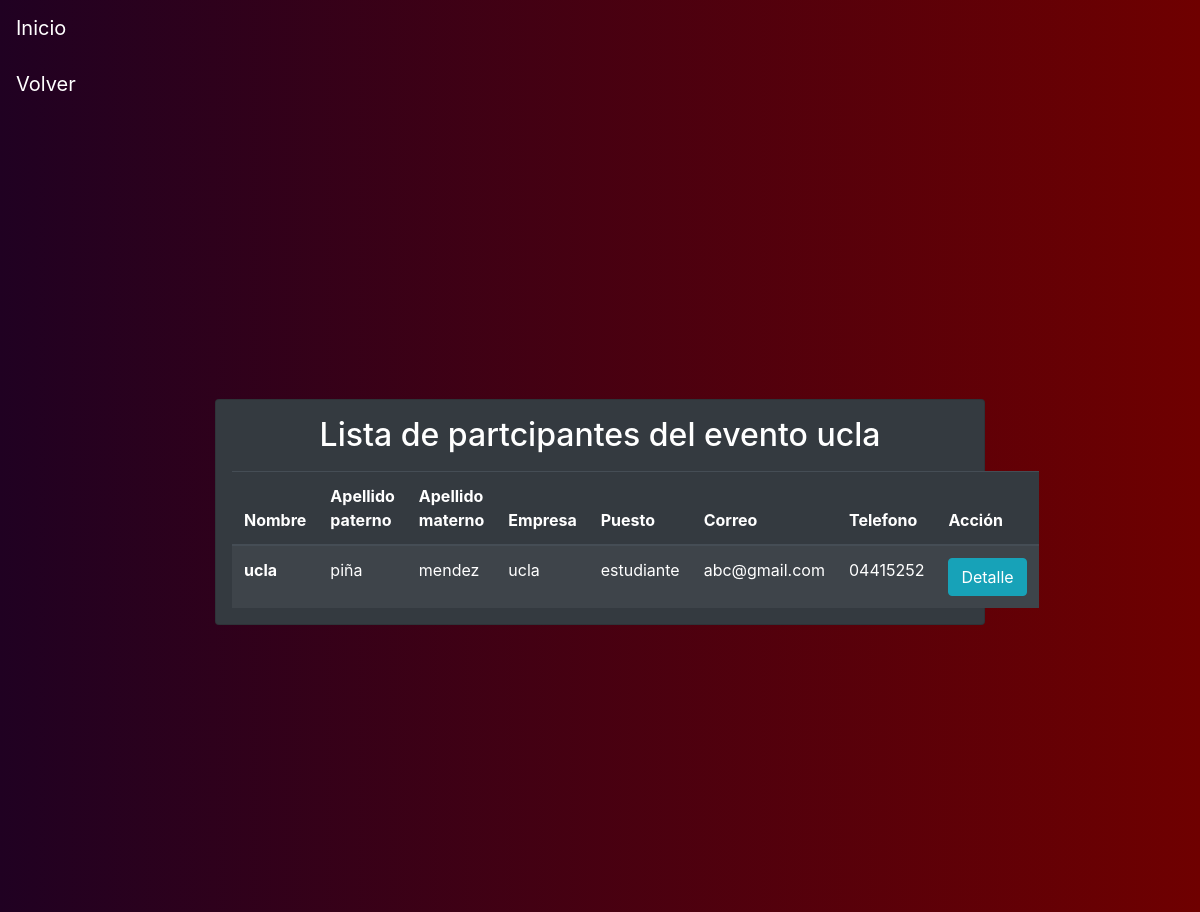
/detail-event/20/ucla, run on the app's committed database.
### tables this page shows
CREATE TABLE "Participante"
(
	nombre text not null,
	apellido_paterno text not null,
	apellido_materno text not null,
	empresa text not null,
	puesto text not null,
	correo text not null,
	telefono text not null,
	evento_id integer not null
		references Evento (id),
	primary key (correo, evento_id)
);

### app.py (the view)
@app.route("/detail-event/<id>/<name>")
def detail_event(id, name):
    participantes = query_db('SELECT * FROM Participante WHERE evento_id = ?', [id])
    return render_template('detail_event.html', id=id, participantes=participantes, name=name)

### app.py (called while the page is built)
def make_dicts(cursor, row):
    return dict((cursor.description[idx][0], value)
                for idx, value in enumerate(row))

def get_db():
    db = getattr(g, '_database', None)
    if db is None:
        db = g._database = sqlite3.connect(DATABASE)
        db.row_factory = make_dicts
    return db

@app.teardown_appcontext
def close_connection(exception):
    db = getattr(g, '_database', None)
    if db is not None:
        db.close()

def query_db(query, args=(), one=False):
    cur = get_db().execute(query, args)
    rv = cur.fetchall()
    cur.close()
    return (rv[0] if rv else None) if one else rv

### templates/detail_event.html
{% extends 'layout.html' %}
{% block body %}
<nav class=" bg-custom navbar navbar-light bg-light">
     <a class="navbar-brand text-white" href="/events-inactive">Volver</a>
</nav>
<div class="container-fluid">
    <div class="bg-custom row align-items-center justify-content-center vh-100">
        <div class="col-md-8">
            <div class="card bg-dark">
                <div class="car-body text-white mx-3">
                    <h2 class="card-title text-center mt-3"> Lista de partcipantes del evento {{ name }} </h2>
                    <table class="table table-striped table-dark my-3 ">
                      <thead>
                        <tr>
                          <th scope="col">Nombre</th>
                          <th scope="col">Apellido paterno</th>
                          <th scope="col">Apellido materno</th>
                          <th scope="col">Empresa</th>
                          <th scope="col">Puesto</th>
                          <th scope="col">Correo</th>
                          <th scope="col">Telefono</th>
                          <th scope="col">Acción</th>
                        </tr>
                      </thead>
                      <tbody>
                      {% for part in participantes %}
                        <tr>
                          <th scope="row">{{ part.nombre }}</th>
                          <td>{{ part.apellido_paterno }}</td>
                          <td>{{ part.apellido_materno}}</td>
                          <td>{{ part.empresa }}</td>
                          <td>{{ part.puesto }}</td>
                          <td>{{ part.correo }}</td>
                          <td>{{ part.telefono }}</td>
                          <td>
                              <a class="btn btn-info" href="/comprobante-inactive/{{ part.correo }}/{{ part.evento_id }}/{{ name }}"> Detalle</a>
                          </td>
                        </tr>
                      {% endfor %}
                      </tbody>
                    </table>
                </div>
            </div>
        </div>
    </div>
</div>
{% endblock %}

### static/css/custom.css (style rules this page uses)
.bg-custom { background: #200122; background: -webkit-linear-gradient(to right,#200122, #6f0000); background: linear-gradient(to right, #200122, #6f0000); }
body { background: #200122; background: -webkit-linear-gradient(to right,#200122, #6f0000); background: linear-gradient(to right, #200122, #6f0000); }

### data on the page
Participante: nombre "ucla", apellido_paterno "piña", apellido_materno "mendez", empresa "ucla", puesto "estudiante", correo "abc@gmail.com", telefono "04415252"

### other printed values
{{ name }} "ucla"
